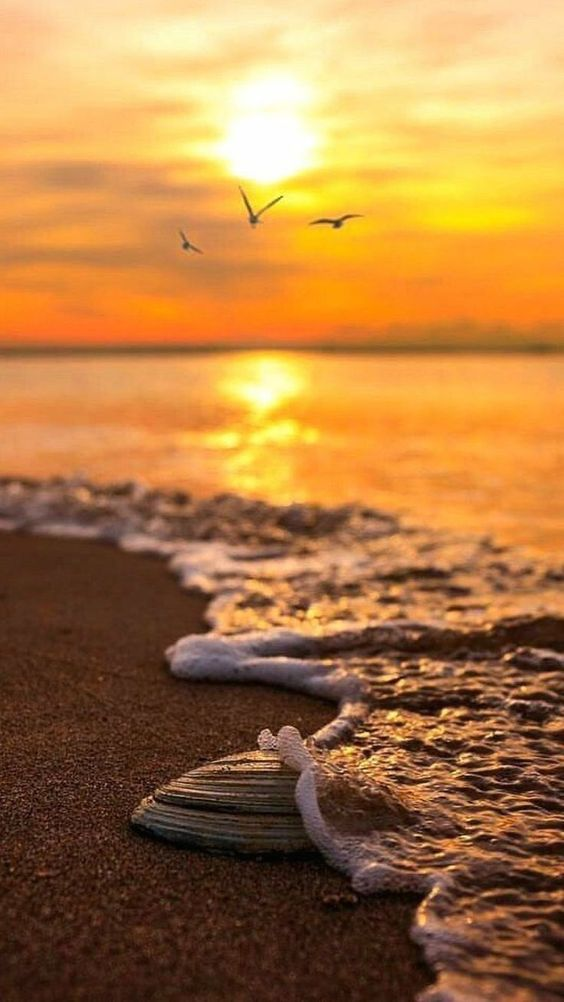
#> input picture F55121087_Asriani_C_Tugas 4 PCD/Gambar asli/Ideal Lowpass Filter & Butterworth Lowpass Filter.jpg, 564 x 1002 px, found by its file name
$ python 'Ideal Lowpass Filter & Butterworth Lowpass Filter.py'
#> lines starting #> are read from the running program, lines starting #| are printed output that depends on the picture; after the words box and inside, x2 and y2 are one past the last pixel; in counts of white or black regions, pixels touching at a corner belong together
import cv2
import numpy as np
from matplotlib import pyplot as plt

img = cv2.imread('gambar asli/Ideal Lowpass Filter & Butterworth Lowpass Filter.jpg', 0)
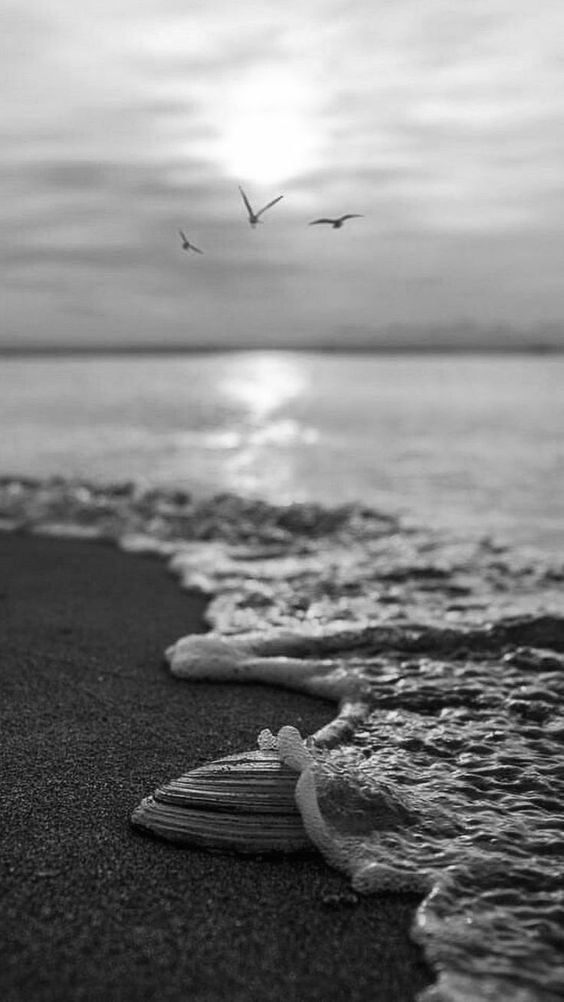
#> img: shape (1002, 564); min 0, max 255, mean 130.7

f = np.fft.fft2(img)
fshift = np.fft.fftshift(f)

magnitude_spectrum = 20 * np.log(np.abs(fshift))
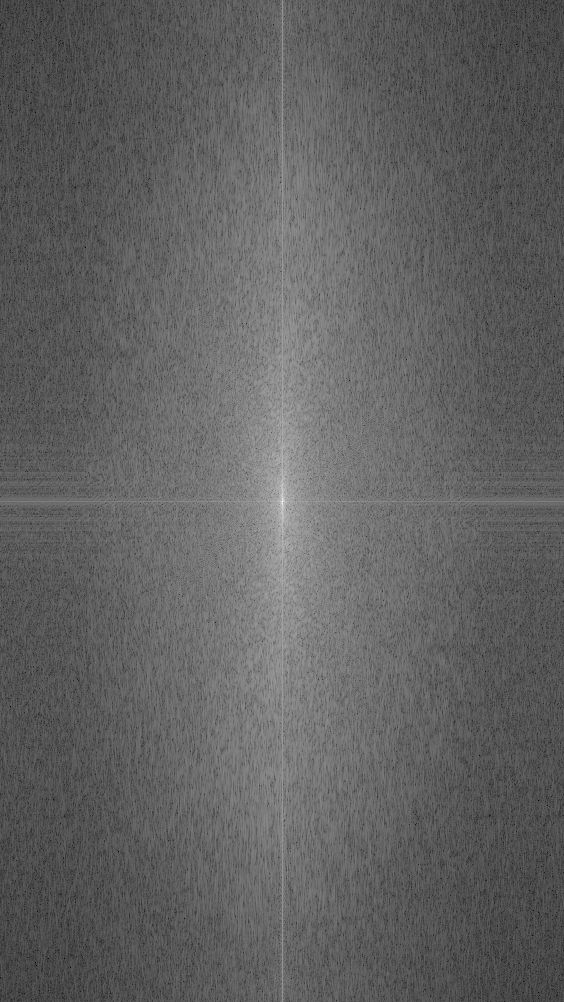
#> magnitude_spectrum: shape (1002, 564) float64; min 19.72, max 362.4, mean 151; drawn with min black and max white

rows, cols = img.shape
#> rows = 1002; cols = 564
crow, ccol = rows // 2, cols // 2
#> crow = 501; ccol = 282
ideal_lp = np.zeros((rows, cols), np.uint8)
r = 60
ideal_lp[crow - r:crow + r, ccol - r:ccol + r] = 1

fshift_ideal_lp = fshift * ideal_lp

ideal_lp_img = np.fft.ifft2(np.fft.ifftshift(fshift_ideal_lp))
ideal_lp_img = np.abs(ideal_lp_img)
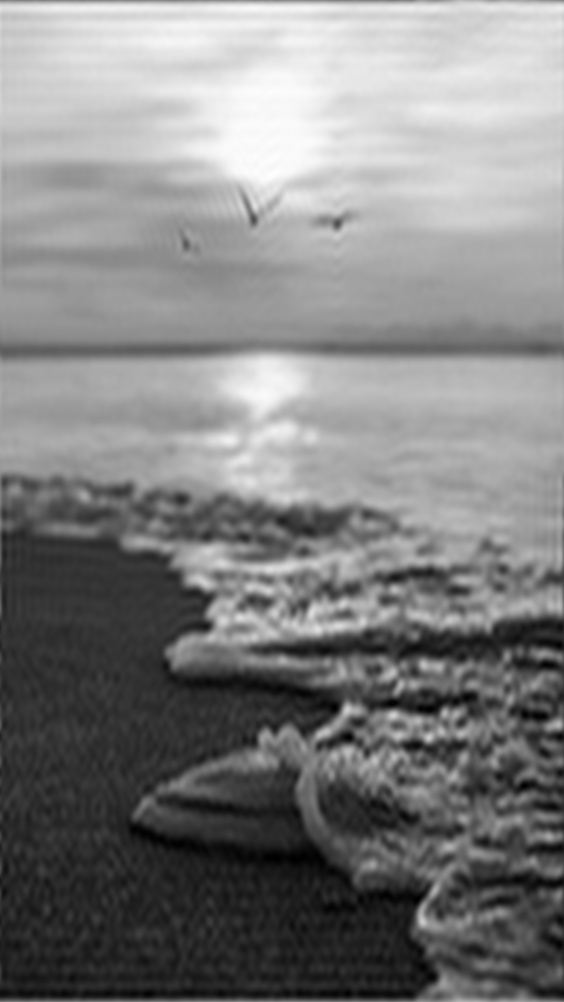
#> ideal_lp_img: shape (1002, 564) float64; min 0.0417, max 259.3, mean 130.7; drawn with min black and max white

rows, cols = img.shape
crow, ccol = rows // 2, cols // 2
d0 = 60
n = 2
butterworth_lp = np.zeros((rows, cols), np.uint8)
for i in range(rows):
    for j in range(cols):
        d = np.sqrt((i - crow)**2 + (j - ccol)**2)
        butterworth_lp[i, j] = 1 / (1 + (d / d0)**(2*n))
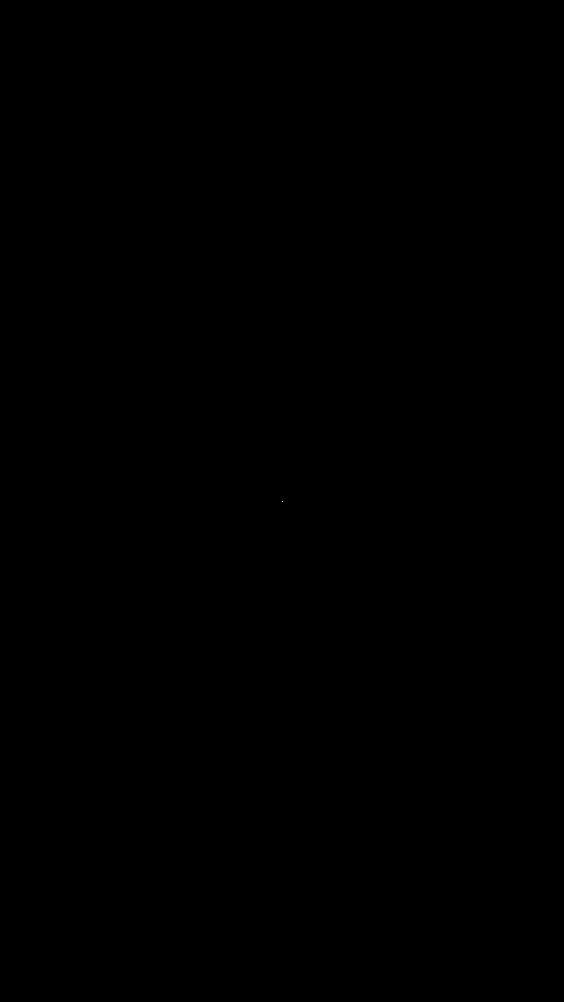
#> butterworth_lp: shape (1002, 564); values 0 (black) and 1 (white), 0% white in thin lines or dots, all inside (x1, y1, x2, y2) = (282, 501, 283, 502)

fshift_butterworth_lp = fshift * butterworth_lp

butterworth_lp_img = np.fft.ifft2(np.fft.ifftshift(fshift_butterworth_lp))
butterworth_lp_img = np.abs(butterworth_lp_img)

plt.subplot(221), plt.imshow(img, cmap='gray')
plt.title('Gambar Asli'), plt.xticks([]), plt.yticks([])
plt.subplot(222), plt.imshow(magnitude_spectrum, cmap='gray')
plt.title('Spektrum Amplitudo'), plt.xticks([]), plt.yticks([])
plt.subplot(223), plt.imshow(ideal_lp_img, cmap='gray')
plt.title('Hasil Ideal Lowpass Filter'), plt.xticks([]), plt.yticks([])
plt.subplot(224), plt.imshow(butterworth_lp_img, cmap='gray')
plt.title('Hasil Butterworth Lowpass Filter'), plt.xticks([]), plt.yticks([])

cv2.imwrite('hasil_ideal_lp_filter.png', ideal_lp_img)
cv2.imwrite('hasil_butterworth_lp_filter.png', butterworth_lp_img)

plt.show()

$ run again, with F55121087_Asriani_C_Tugas 4 PCD/Gambar asli/DFT.jpg copied over F55121087_Asriani_C_Tugas 4 PCD/Gambar asli/Ideal Lowpass Filter & Butterworth Lowpass Filter.jpg
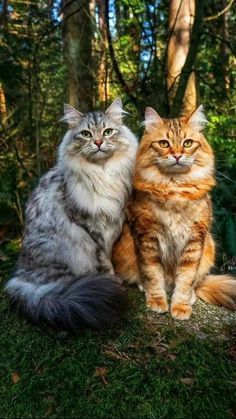
#> input picture F55121087_Asriani_C_Tugas 4 PCD/Gambar asli/DFT.jpg, 236 x 419 px, found by its file name
#> `ideal_lp_img = np.abs(ideal_lp_img)`:
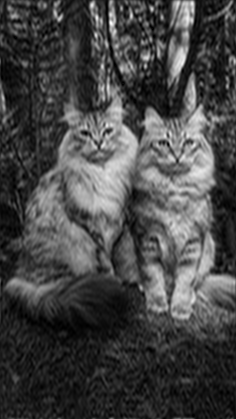
#> ideal_lp_img: shape (419, 236) float64; min 0.106, max 272, mean 75.3; drawn with min black and max white
#> `butterworth_lp_img = np.abs(butterworth_lp_img)`:
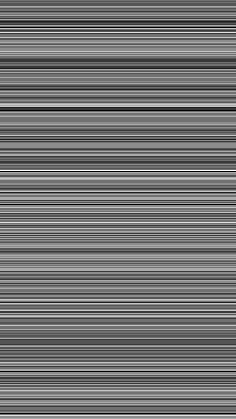
#> butterworth_lp_img: shape (419, 236) float64; min 75.27, max 75.27, mean 75.3; drawn with min black and max white

$ run again, with F55121087_Asriani_C_Tugas 4 PCD/Gambar asli/FFT.jpg copied over F55121087_Asriani_C_Tugas 4 PCD/Gambar asli/Ideal Lowpass Filter & Butterworth Lowpass Filter.jpg
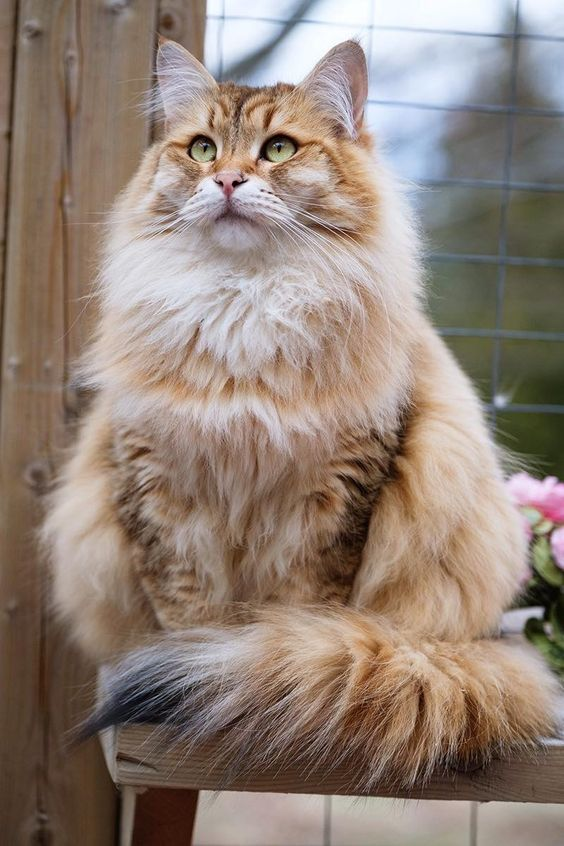
#> input picture F55121087_Asriani_C_Tugas 4 PCD/Gambar asli/FFT.jpg, 564 x 846 px, found by its file name
#> `magnitude_spectrum = 20 * np.log(np.abs(fshift))`:
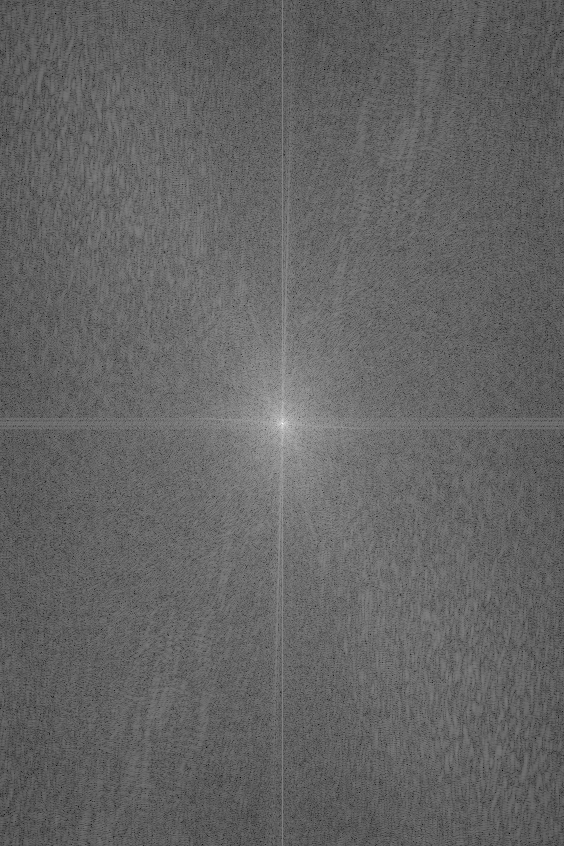
#> magnitude_spectrum: shape (846, 564) float64; min 43.67, max 359.4, mean 168.1; drawn with min black and max white
#> `ideal_lp_img = np.abs(ideal_lp_img)`:
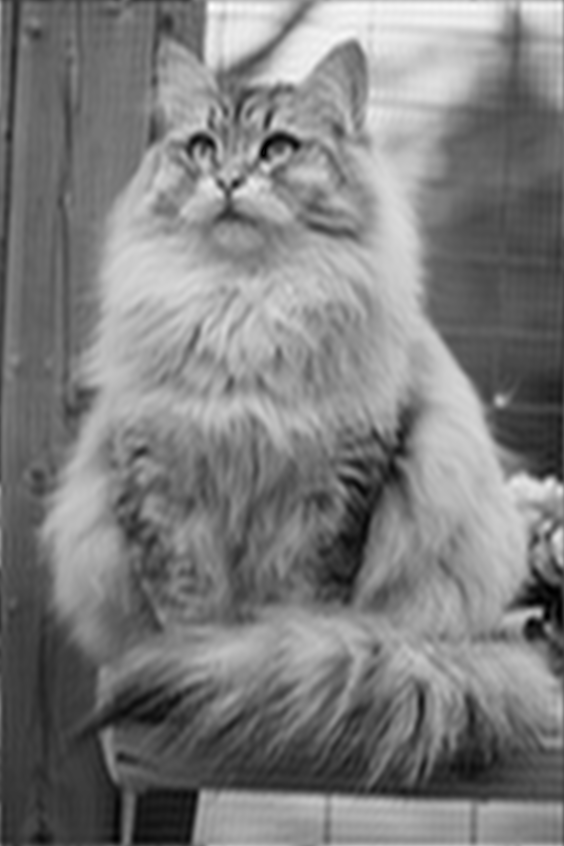
#> ideal_lp_img: shape (846, 564) float64; min 0.182, max 270.1, mean 133.5; drawn with min black and max white
#> butterworth_lp_img: shape (846, 564) float64; every value is 133.5
